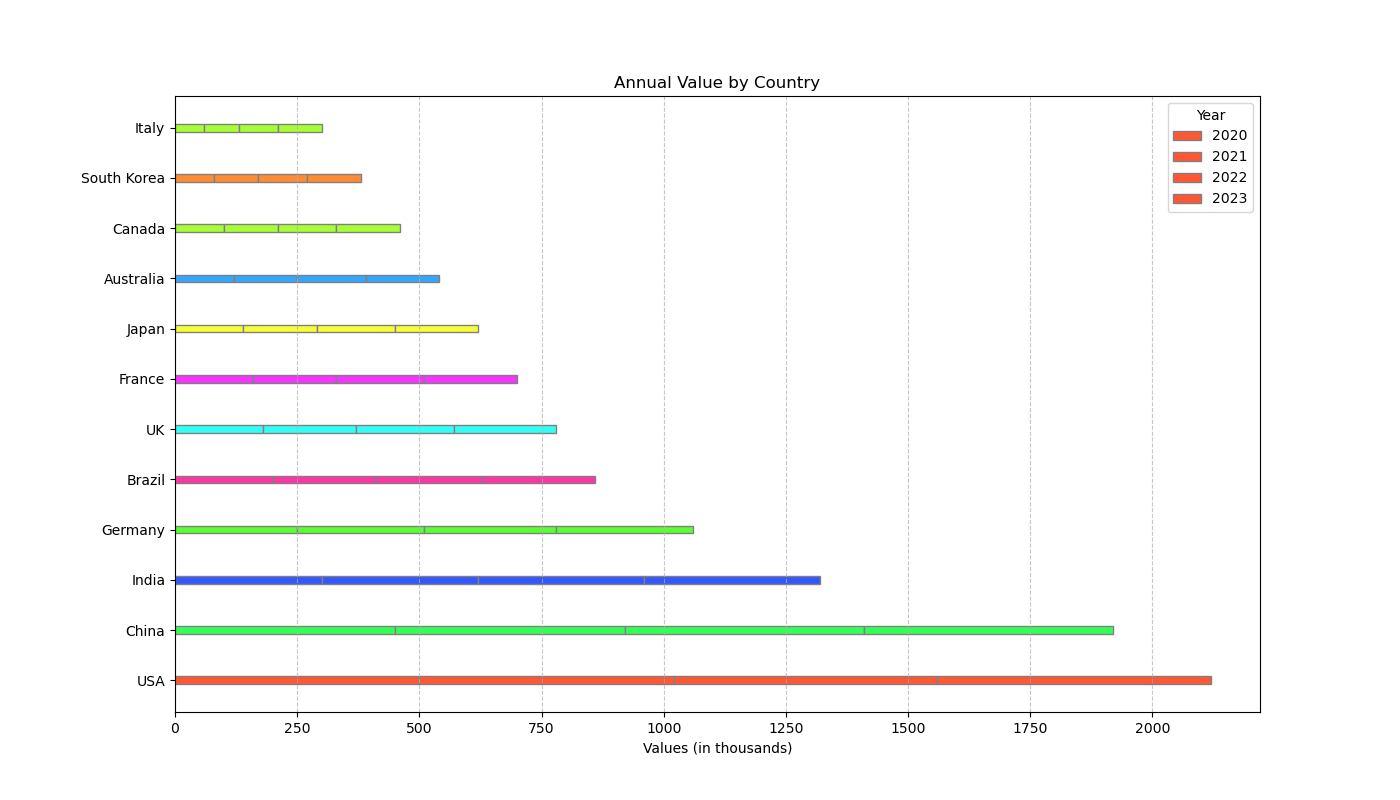

This chart was generated by the following Python code:

import matplotlib.pyplot as plt

# Table data represented as lists
countries = ['USA', 'China', 'India', 'Germany', 'Brazil', 'UK', 'France', 'Japan', 'Australia', 'Canada', 'South Korea', 'Italy']
years = ['2020', '2021', '2022', '2023']
values = [
    [500, 520, 540, 560],
    [450, 470, 490, 510],
    [300, 320, 340, 360],
    [250, 260, 270, 280],
    [200, 210, 220, 230],
    [180, 190, 200, 210],
    [160, 170, 180, 190],
    [140, 150, 160, 170],
    [120, 130, 140, 150],
    [100, 110, 120, 130],
    [80, 90, 100, 110],
    [60, 70, 80, 90]
]

colors = ['#FF5733', '#33FF57', '#3357FF', '#57FF33', '#FF33A6', 
          '#33FFF6', '#F633FF', '#F6FF33', '#33A6FF', '#A6FF33',
          '#FF8C33', '#A6FF33']

# Setting the size of the plot
plt.figure(figsize=(14, 8))

# Creating a horizontal bar chart
for i, year in enumerate(years):
    plt.barh(countries, [values[j][i] for j in range(len(countries))], color=colors, edgecolor='grey', height=0.15, left=[sum(values[j][:i]) for j in range(len(countries))], label=year)

# Customizing the plot
plt.xlabel('Values (in thousands)')
plt.title('Annual Value by Country')
plt.xlim(0, max([sum(v) for v in values]) + 100)  # Adjusting x-axis limits for better clarity
plt.grid(axis='x', linestyle='--', alpha=0.7)  # Adding a grid for the x-axis
plt.legend(title='Year')

# Display the plot
plt.show()
